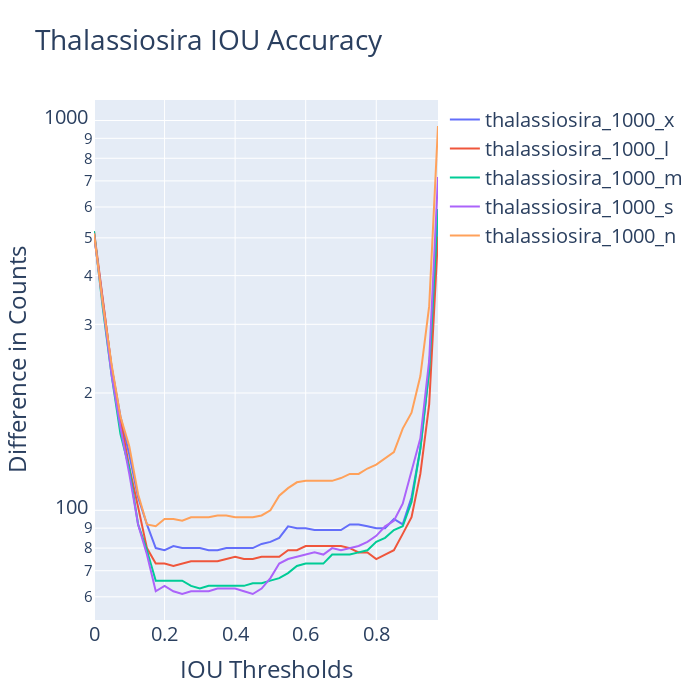

Here is the notebook cell this chart was saved with:
### Code cell
df1 = pd.read_csv(f'IFCB Chain Counter/IFCBChainCounts_{class_name}_x/results/overall_results.csv')
df2 = pd.read_csv(f'IFCB Chain Counter/IFCBChainCounts_{class_name}_l/results/overall_results.csv')
df3 = pd.read_csv(f'IFCB Chain Counter/IFCBChainCounts_{class_name}_m/results/overall_results.csv')
df4 = pd.read_csv(f'IFCB Chain Counter/IFCBChainCounts_{class_name}_s/results/overall_results.csv')
df5 = pd.read_csv(f'IFCB Chain Counter/IFCBChainCounts_{class_name}_n/results/overall_results.csv')

df = pd.concat([df1,df2,df3,df4,df5]) 
df['model_name'] = df['model_name'].str.replace('IFCBChainCounts_', '')

print(df)
fig = px.line(df, x='iou_range', log_y=True, y='total_difference', color='model_name', title='Chaetoceros - IOU Accuracy')

fig.update_layout(
    title=dict(
        text="Thalassiosira IOU Accuracy"
    ),
    xaxis=dict(
        title=dict(
            text="IOU Thresholds"
        )
    ),
    yaxis=dict(
        title=dict(
            text="Difference in Counts"
        )
    ),
    legend=dict(
        title=dict(
            text=""
        ),
        #visible=False
    ),
    width=700,
    height=700,
    font=dict(
        #family="Courier New, monospace",
        size=20,
        #color="RebeccaPurple"
    )
)
fig.show()

### Figure 1 — Plotly figure (JSON) as saved in the notebook; plotly's stock layout.template omitted (floating-point values rounded to 4 significant figures)
{"data": [{"hovertemplate": "model_name=thalassiosira_1000_x<br>iou_range=%{x}<br>total_difference=%{y}<extra></extra>", "legendgroup": "thalassiosira_1000_x", "line": {"color": "#636efa", "dash": "solid"}, "marker": {"symbol": "circle"}, "mode": "lines", "name": "thalassiosira_1000_x", "orientation": "v", "showlegend": true, "type": "scatter", "x": [0, 0.025, 0.05, 0.075, 0.1, 0.125, 0.15, 0.175, 0.2, 0.225, 0.25, 0.275, 0.3, 0.325, 0.35, 0.375, 0.4, 0.425, 0.45, 0.475, 0.5, 0.525, 0.55, 0.575, 0.6, 0.625, 0.65, 0.675, 0.7, 0.725, 0.75, 0.775, 0.8, 0.825, 0.85, 0.875, 0.9, 0.925, 0.95, 0.975], "xaxis": "x", "y": [510, 344, 233, 174, 139, 108, 92, 80, 79, 81, 80, 80, 80, 79, 79, 80, 80, 80, 80, 82, 83, 85, 91, 90, 90, 89, 89, 89, 89, 92, 92, 91, 90, 90, 95, 92, 108, 144, 229, 567], "yaxis": "y"}, {"hovertemplate": "model_name=thalassiosira_1000_l<br>iou_range=%{x}<br>total_difference=%{y}<extra></extra>", "legendgroup": "thalassiosira_1000_l", "line": {"color": "#EF553B", "dash": "solid"}, "marker": {"symbol": "circle"}, "mode": "lines", "name": "thalassiosira_1000_l", "orientation": "v", "showlegend": true, "type": "scatter", "x": [0, 0.025, 0.05, 0.075, 0.1, 0.125, 0.15, 0.175, 0.2, 0.225, 0.25, 0.275, 0.3, 0.325, 0.35, 0.375, 0.4, 0.425, 0.45, 0.475, 0.5, 0.525, 0.55, 0.575, 0.6, 0.625, 0.65, 0.675, 0.7, 0.725, 0.75, 0.775, 0.8, 0.825, 0.85, 0.875, 0.9, 0.925, 0.95, 0.975], "xaxis": "x", "y": [520, 346, 232, 171, 129, 102, 80, 73, 73, 72, 73, 74, 74, 74, 74, 75, 76, 75, 75, 76, 76, 76, 79, 79, 81, 81, 81, 81, 81, 80, 78, 78, 75, 77, 79, 87, 96, 124, 187, 504], "yaxis": "y"}, {"hovertemplate": "model_name=thalassiosira_1000_m<br>iou_range=%{x}<br>total_difference=%{y}<extra></extra>", "legendgroup": "thalassiosira_1000_m", "line": {"color": "#00cc96", "dash": "solid"}, "marker": {"symbol": "circle"}, "mode": "lines", "name": "thalassiosira_1000_m", "orientation": "v", "showlegend": true, "type": "scatter", "x": [0, 0.025, 0.05, 0.075, 0.1, 0.125, 0.15, 0.175, 0.2, 0.225, 0.25, 0.275, 0.3, 0.325, 0.35, 0.375, 0.4, 0.425, 0.45, 0.475, 0.5, 0.525, 0.55, 0.575, 0.6, 0.625, 0.65, 0.675, 0.7, 0.725, 0.75, 0.775, 0.8, 0.825, 0.85, 0.875, 0.9, 0.925, 0.95, 0.975], "xaxis": "x", "y": [520, 330, 222, 157, 128, 92, 79, 66, 66, 66, 66, 64, 63, 64, 64, 64, 64, 64, 65, 65, 66, 67, 69, 72, 73, 73, 73, 77, 77, 77, 78, 79, 83, 85, 89, 91, 105, 144, 228, 593], "yaxis": "y"}, {"hovertemplate": "model_name=thalassiosira_1000_s<br>iou_range=%{x}<br>total_difference=%{y}<extra></extra>", "legendgroup": "thalassiosira_1000_s", "line": {"color": "#ab63fa", "dash": "solid"}, "marker": {"symbol": "circle"}, "mode": "lines", "name": "thalassiosira_1000_s", "orientation": "v", "showlegend": true, "type": "scatter", "x": [0, 0.025, 0.05, 0.075, 0.1, 0.125, 0.15, 0.175, 0.2, 0.225, 0.25, 0.275, 0.3, 0.325, 0.35, 0.375, 0.4, 0.425, 0.45, 0.475, 0.5, 0.525, 0.55, 0.575, 0.6, 0.625, 0.65, 0.675, 0.7, 0.725, 0.75, 0.775, 0.8, 0.825, 0.85, 0.875, 0.9, 0.925, 0.95, 0.975], "xaxis": "x", "y": [513, 337, 222, 163, 124, 92, 77, 62, 64, 62, 61, 62, 62, 62, 63, 63, 63, 62, 61, 63, 67, 73, 75, 76, 77, 78, 77, 80, 79, 80, 81, 83, 86, 91, 94, 104, 127, 153, 242, 716], "yaxis": "y"}, {"hovertemplate": "model_name=thalassiosira_1000_n<br>iou_range=%{x}<br>total_difference=%{y}<extra></extra>", "legendgroup": "thalassiosira_1000_n", "line": {"color": "#FFA15A", "dash": "solid"}, "marker": {"symbol": "circle"}, "mode": "lines", "name": "thalassiosira_1000_n", "orientation": "v", "showlegend": true, "type": "scatter", "x": [0, 0.025, 0.05, 0.075, 0.1, 0.125, 0.15, 0.175, 0.2, 0.225, 0.25, 0.275, 0.3, 0.325, 0.35, 0.375, 0.4, 0.425, 0.45, 0.475, 0.5, 0.525, 0.55, 0.575, 0.6, 0.625, 0.65, 0.675, 0.7, 0.725, 0.75, 0.775, 0.8, 0.825, 0.85, 0.875, 0.9, 0.925, 0.95, 0.975], "xaxis": "x", "y": [513, 339, 236, 174, 146, 110, 92, 91, 95, 95, 94, 96, 96, 96, 97, 97, 96, 96, 96, 97, 100, 109, 114, 118, 119, 119, 119, 119, 121, 124, 124, 128, 131, 136, 141, 162, 178, 221, 334, 968], "yaxis": "y"}], "layout": {"font": {"size": 20}, "height": 700, "legend": {"title": {"text": ""}, "tracegroupgap": 0}, "title": {"text": "Thalassiosira IOU Accuracy"}, "width": 700, "xaxis": {"anchor": "y", "domain": [0, 1], "title": {"text": "IOU Thresholds"}}, "yaxis": {"anchor": "x", "domain": [0, 1], "title": {"text": "Difference in Counts"}, "type": "log"}}}
